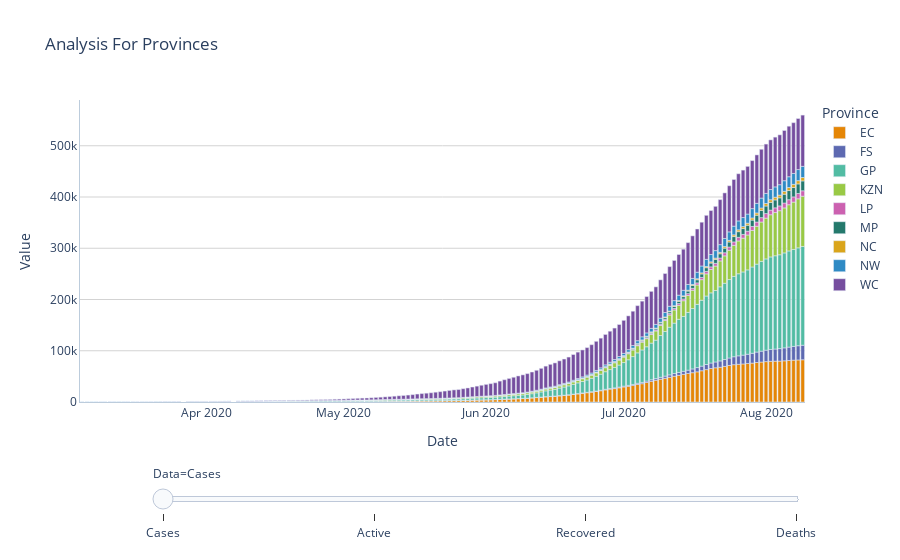

Notebook code for this chart:
### Markdown cell above
## Plot analysis for provinces

### Code cell
fig_analysis_prov = px.bar(analysis_states, title='Analysis For Provinces',
             x='Date', y='Value', color='Province', animation_frame='Data',
             barmode='relative', color_discrete_sequence=colour_series)

fig_analysis_prov.update_layout(plot_bgcolor="#FFF",hovermode="x")
fig_analysis_prov.update_xaxes(linecolor="#BCCCDC")
fig_analysis_prov.update_yaxes(linecolor="#BCCCDC", gridcolor='#D3D3D3')

fig_analysis_prov.update_traces(hovertemplate=template_h)
fig_analysis_prov["layout"].pop("updatemenus") # remove play controls
fig_analysis_prov.show()
#plot_analsysis_prov = plot(fig_analysis_prov, output_type='div', include_plotlyjs=False, auto_play=False)

### Figure 1 — Plotly figure (JSON) as saved in the notebook; plotly's stock layout.template omitted (floating-point values rounded to 4 significant figures; data arrays with more than 128 entries replaced by an {"elided": "..."} marker saying what was removed)
{"data": [{"alignmentgroup": "True", "hovertemplate": "%{y}", "legendgroup": "EC", "marker": {"color": "rgb(229, 134, 6)"}, "name": "EC", "offsetgroup": "EC", "orientation": "v", "showlegend": true, "textposition": "auto", "type": "bar", "x": {"elided": "158 str values"}, "xaxis": "x", "y": {"elided": "158 int values"}, "yaxis": "y"}, {"alignmentgroup": "True", "hovertemplate": "%{y}", "legendgroup": "FS", "marker": {"color": "rgb(93, 105, 177)"}, "name": "FS", "offsetgroup": "FS", "orientation": "v", "showlegend": true, "textposition": "auto", "type": "bar", "x": {"elided": "158 str values"}, "xaxis": "x", "y": {"elided": "158 int values"}, "yaxis": "y"}, {"alignmentgroup": "True", "hovertemplate": "%{y}", "legendgroup": "GP", "marker": {"color": "rgb(82, 188, 163)"}, "name": "GP", "offsetgroup": "GP", "orientation": "v", "showlegend": true, "textposition": "auto", "type": "bar", "x": {"elided": "158 str values"}, "xaxis": "x", "y": {"elided": "158 int values"}, "yaxis": "y"}, {"alignmentgroup": "True", "hovertemplate": "%{y}", "legendgroup": "KZN", "marker": {"color": "rgb(153, 201, 69)"}, "name": "KZN", "offsetgroup": "KZN", "orientation": "v", "showlegend": true, "textposition": "auto", "type": "bar", "x": {"elided": "158 str values"}, "xaxis": "x", "y": {"elided": "158 int values"}, "yaxis": "y"}, {"alignmentgroup": "True", "hovertemplate": "%{y}", "legendgroup": "LP", "marker": {"color": "rgb(204, 97, 176)"}, "name": "LP", "offsetgroup": "LP", "orientation": "v", "showlegend": true, "textposition": "auto", "type": "bar", "x": {"elided": "158 str values"}, "xaxis": "x", "y": {"elided": "158 int values"}, "yaxis": "y"}, {"alignmentgroup": "True", "hovertemplate": "%{y}", "legendgroup": "MP", "marker": {"color": "rgb(36, 121, 108)"}, "name": "MP", "offsetgroup": "MP", "orientation": "v", "showlegend": true, "textposition": "auto", "type": "bar", "x": {"elided": "158 str values"}, "xaxis": "x", "y": {"elided": "158 int values"}, "yaxis": "y"}, {"alignmentgroup": "True", "hovertemplate": "%{y}", "legendgroup": "NC", "marker": {"color": "rgb(218, 165, 27)"}, "name": "NC", "offsetgroup": "NC", "orientation": "v", "showlegend": true, "textposition": "auto", "type": "bar", "x": {"elided": "158 str values"}, "xaxis": "x", "y": {"elided": "158 int values"}, "yaxis": "y"}, {"alignmentgroup": "True", "hovertemplate": "%{y}", "legendgroup": "NW", "marker": {"color": "rgb(47, 138, 196)"}, "name": "NW", "offsetgroup": "NW", "orientation": "v", "showlegend": true, "textposition": "auto", "type": "bar", "x": {"elided": "158 str values"}, "xaxis": "x", "y": {"elided": "158 int values"}, "yaxis": "y"}, {"alignmentgroup": "True", "hovertemplate": "%{y}", "legendgroup": "WC", "marker": {"color": "rgb(118, 78, 159)"}, "name": "WC", "offsetgroup": "WC", "orientation": "v", "showlegend": true, "textposition": "auto", "type": "bar", "x": {"elided": "158 str values"}, "xaxis": "x", "y": {"elided": "158 int values"}, "yaxis": "y"}], "layout": {"barmode": "relative", "hovermode": "x", "legend": {"title": {"text": "Province"}, "tracegroupgap": 0}, "plot_bgcolor": "#FFF", "sliders": [{"active": 0, "currentvalue": {"prefix": "Data="}, "len": 0.9, "pad": {"b": 10, "t": 60}, "steps": [{"args": [["Cases"], {"frame": {"duration": 0, "redraw": true}, "fromcurrent": true, "mode": "immediate", "transition": {"duration": 0, "easing": "linear"}}], "label": "Cases", "method": "animate"}, {"args": [["Active"], {"frame": {"duration": 0, "redraw": true}, "fromcurrent": true, "mode": "immediate", "transition": {"duration": 0, "easing": "linear"}}], "label": "Active", "method": "animate"}, {"args": [["Recovered"], {"frame": {"duration": 0, "redraw": true}, "fromcurrent": true, "mode": "immediate", "transition": {"duration": 0, "easing": "linear"}}], "label": "Recovered", "method": "animate"}, {"args": [["Deaths"], {"frame": {"duration": 0, "redraw": true}, "fromcurrent": true, "mode": "immediate", "transition": {"duration": 0, "easing": "linear"}}], "label": "Deaths", "method": "animate"}], "x": 0.1, "xanchor": "left", "y": 0, "yanchor": "top"}], "title": {"text": "Analysis For Provinces"}, "xaxis": {"anchor": "y", "domain": [0, 1], "linecolor": "#BCCCDC", "title": {"text": "Date"}}, "yaxis": {"anchor": "x", "domain": [0, 1], "gridcolor": "#D3D3D3", "linecolor": "#BCCCDC", "title": {"text": "Value"}}}}
